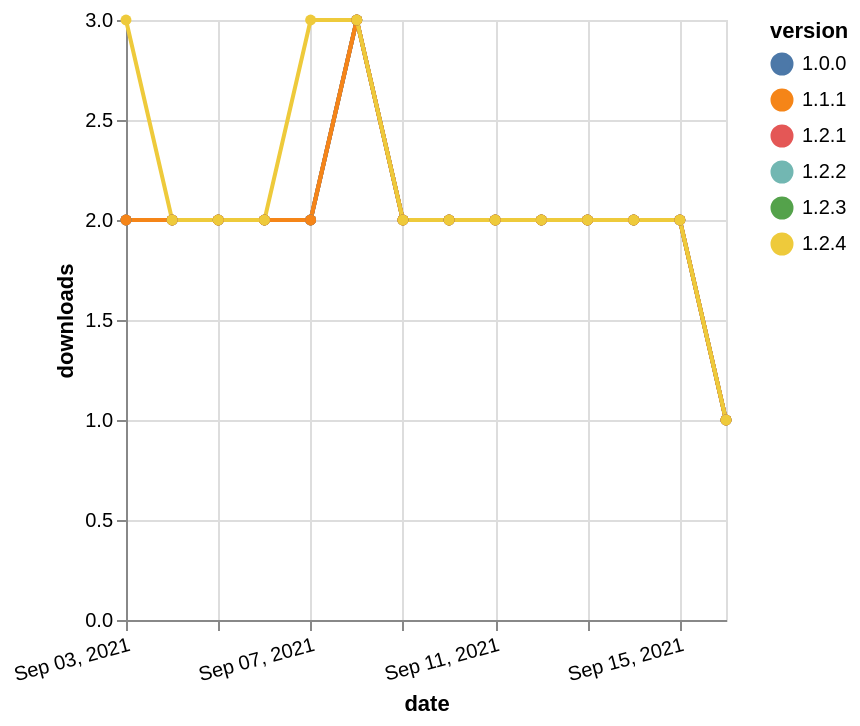

Source (Vega-Lite JSON):
### Vega-Lite specification from a JSON file in a GitHub repository (floating-point values rounded to 4 significant figures)
{"$schema": "https://vega.github.io/schema/vega-lite/v5.json", "description": "A simple bar chart with embedded data.", "data": {"values": [{"date": "2021-09-03", "total": 659, "delta": 2, "version": "1.0.0"}, {"date": "2021-09-04", "total": 661, "delta": 2, "version": "1.0.0"}, {"date": "2021-09-05", "total": 663, "delta": 2, "version": "1.0.0"}, {"date": "2021-09-06", "total": 665, "delta": 2, "version": "1.0.0"}, {"date": "2021-09-07", "total": 667, "delta": 2, "version": "1.0.0"}, {"date": "2021-09-08", "total": 670, "delta": 3, "version": "1.0.0"}, {"date": "2021-09-09", "total": 672, "delta": 2, "version": "1.0.0"}, {"date": "2021-09-10", "total": 674, "delta": 2, "version": "1.0.0"}, {"date": "2021-09-11", "total": 676, "delta": 2, "version": "1.0.0"}, {"date": "2021-09-12", "total": 678, "delta": 2, "version": "1.0.0"}, {"date": "2021-09-13", "total": 680, "delta": 2, "version": "1.0.0"}, {"date": "2021-09-14", "total": 682, "delta": 2, "version": "1.0.0"}, {"date": "2021-09-15", "total": 684, "delta": 2, "version": "1.0.0"}, {"date": "2021-09-16", "total": 685, "delta": 1, "version": "1.0.0"}, {"date": "2021-09-03", "total": 424, "delta": 2, "version": "1.2.2"}, {"date": "2021-09-04", "total": 426, "delta": 2, "version": "1.2.2"}, {"date": "2021-09-05", "total": 428, "delta": 2, "version": "1.2.2"}, {"date": "2021-09-06", "total": 430, "delta": 2, "version": "1.2.2"}, {"date": "2021-09-07", "total": 432, "delta": 2, "version": "1.2.2"}, {"date": "2021-09-08", "total": 435, "delta": 3, "version": "1.2.2"}, {"date": "2021-09-09", "total": 437, "delta": 2, "version": "1.2.2"}, {"date": "2021-09-10", "total": 439, "delta": 2, "version": "1.2.2"}, {"date": "2021-09-11", "total": 441, "delta": 2, "version": "1.2.2"}, {"date": "2021-09-12", "total": 443, "delta": 2, "version": "1.2.2"}, {"date": "2021-09-13", "total": 445, "delta": 2, "version": "1.2.2"}, {"date": "2021-09-14", "total": 447, "delta": 2, "version": "1.2.2"}, {"date": "2021-09-15", "total": 449, "delta": 2, "version": "1.2.2"}, {"date": "2021-09-16", "total": 450, "delta": 1, "version": "1.2.2"}, {"date": "2021-09-03", "total": 303, "delta": 2, "version": "1.2.3"}, {"date": "2021-09-04", "total": 305, "delta": 2, "version": "1.2.3"}, {"date": "2021-09-05", "total": 307, "delta": 2, "version": "1.2.3"}, {"date": "2021-09-06", "total": 309, "delta": 2, "version": "1.2.3"}, {"date": "2021-09-07", "total": 311, "delta": 2, "version": "1.2.3"}, {"date": "2021-09-08", "total": 314, "delta": 3, "version": "1.2.3"}, {"date": "2021-09-09", "total": 316, "delta": 2, "version": "1.2.3"}, {"date": "2021-09-10", "total": 318, "delta": 2, "version": "1.2.3"}, {"date": "2021-09-11", "total": 320, "delta": 2, "version": "1.2.3"}, {"date": "2021-09-12", "total": 322, "delta": 2, "version": "1.2.3"}, {"date": "2021-09-13", "total": 324, "delta": 2, "version": "1.2.3"}, {"date": "2021-09-14", "total": 326, "delta": 2, "version": "1.2.3"}, {"date": "2021-09-15", "total": 328, "delta": 2, "version": "1.2.3"}, {"date": "2021-09-16", "total": 329, "delta": 1, "version": "1.2.3"}, {"date": "2021-09-03", "total": 437, "delta": 2, "version": "1.2.1"}, {"date": "2021-09-04", "total": 439, "delta": 2, "version": "1.2.1"}, {"date": "2021-09-05", "total": 441, "delta": 2, "version": "1.2.1"}, {"date": "2021-09-06", "total": 443, "delta": 2, "version": "1.2.1"}, {"date": "2021-09-07", "total": 445, "delta": 2, "version": "1.2.1"}, {"date": "2021-09-08", "total": 448, "delta": 3, "version": "1.2.1"}, {"date": "2021-09-09", "total": 450, "delta": 2, "version": "1.2.1"}, {"date": "2021-09-10", "total": 452, "delta": 2, "version": "1.2.1"}, {"date": "2021-09-11", "total": 454, "delta": 2, "version": "1.2.1"}, {"date": "2021-09-12", "total": 456, "delta": 2, "version": "1.2.1"}, {"date": "2021-09-13", "total": 458, "delta": 2, "version": "1.2.1"}, {"date": "2021-09-14", "total": 460, "delta": 2, "version": "1.2.1"}, {"date": "2021-09-15", "total": 462, "delta": 2, "version": "1.2.1"}, {"date": "2021-09-16", "total": 463, "delta": 1, "version": "1.2.1"}, {"date": "2021-09-03", "total": 451, "delta": 2, "version": "1.1.1"}, {"date": "2021-09-04", "total": 453, "delta": 2, "version": "1.1.1"}, {"date": "2021-09-05", "total": 455, "delta": 2, "version": "1.1.1"}, {"date": "2021-09-06", "total": 457, "delta": 2, "version": "1.1.1"}, {"date": "2021-09-07", "total": 459, "delta": 2, "version": "1.1.1"}, {"date": "2021-09-08", "total": 462, "delta": 3, "version": "1.1.1"}, {"date": "2021-09-09", "total": 464, "delta": 2, "version": "1.1.1"}, {"date": "2021-09-10", "total": 466, "delta": 2, "version": "1.1.1"}, {"date": "2021-09-11", "total": 468, "delta": 2, "version": "1.1.1"}, {"date": "2021-09-12", "total": 470, "delta": 2, "version": "1.1.1"}, {"date": "2021-09-13", "total": 472, "delta": 2, "version": "1.1.1"}, {"date": "2021-09-14", "total": 474, "delta": 2, "version": "1.1.1"}, {"date": "2021-09-15", "total": 476, "delta": 2, "version": "1.1.1"}, {"date": "2021-09-16", "total": 477, "delta": 1, "version": "1.1.1"}, {"date": "2021-09-03", "total": 187, "delta": 3, "version": "1.2.4"}, {"date": "2021-09-04", "total": 189, "delta": 2, "version": "1.2.4"}, {"date": "2021-09-05", "total": 191, "delta": 2, "version": "1.2.4"}, {"date": "2021-09-06", "total": 193, "delta": 2, "version": "1.2.4"}, {"date": "2021-09-07", "total": 196, "delta": 3, "version": "1.2.4"}, {"date": "2021-09-08", "total": 199, "delta": 3, "version": "1.2.4"}, {"date": "2021-09-09", "total": 201, "delta": 2, "version": "1.2.4"}, {"date": "2021-09-10", "total": 203, "delta": 2, "version": "1.2.4"}, {"date": "2021-09-11", "total": 205, "delta": 2, "version": "1.2.4"}, {"date": "2021-09-12", "total": 207, "delta": 2, "version": "1.2.4"}, {"date": "2021-09-13", "total": 209, "delta": 2, "version": "1.2.4"}, {"date": "2021-09-14", "total": 211, "delta": 2, "version": "1.2.4"}, {"date": "2021-09-15", "total": 213, "delta": 2, "version": "1.2.4"}, {"date": "2021-09-16", "total": 214, "delta": 1, "version": "1.2.4"}]}, "width": "container", "mark": {"type": "line", "point": {"filled": true}}, "encoding": {"x": {"field": "date", "type": "temporal", "timeUnit": "yearmonthdate", "title": "date", "axis": {"labelAngle": -15}}, "y": {"field": "delta", "type": "quantitative", "title": "downloads"}, "color": {"field": "version", "type": "nominal"}, "tooltip": {"field": "delta"}}}
